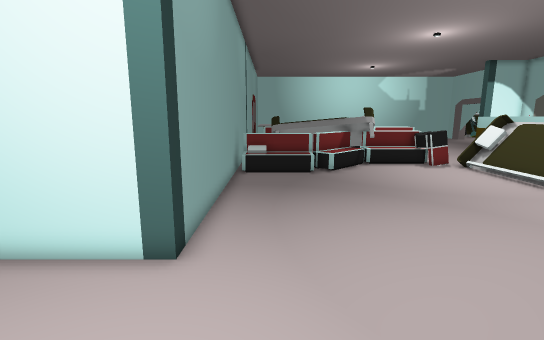
[1] (above)

16 first-person views from a walk through a 3-D level made in the Unity game engine. The camera is 1.5 m above the floor, tilts 10° down and sees 85° across. Doors are open. The floor is counted in squares, 0.5 m on a side. Each view is taken from the middle of a square. On the plan, view 1 faces up. The plan holds only what a view shows up to about 20 squares ahead; the rest is blank. The place goes on beyond the plan. The player character is not drawn.

[2]
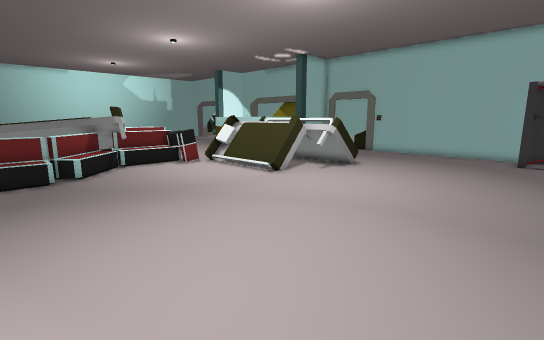

[3]
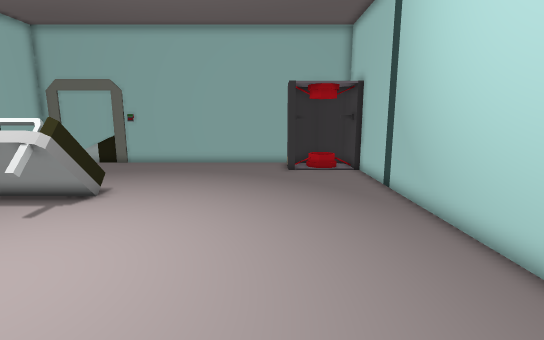

[4]
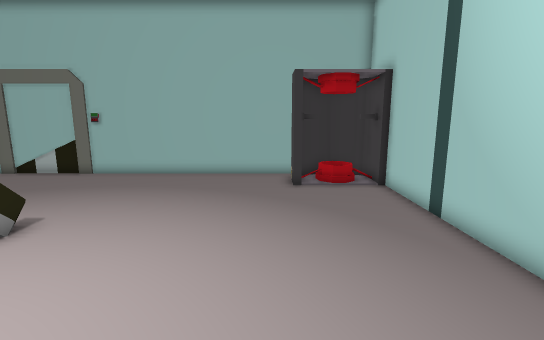

[5]
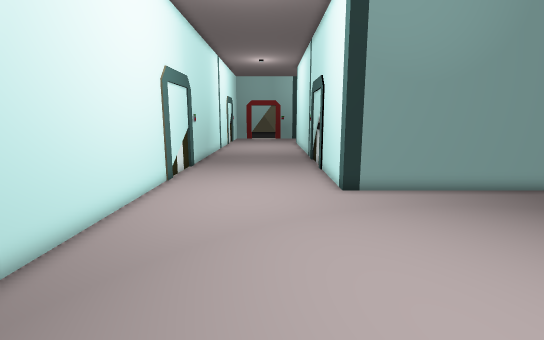

[6]
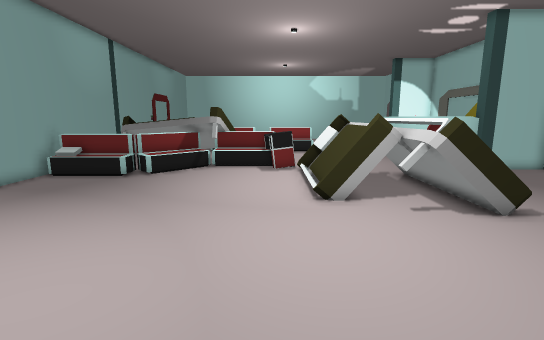

[7]
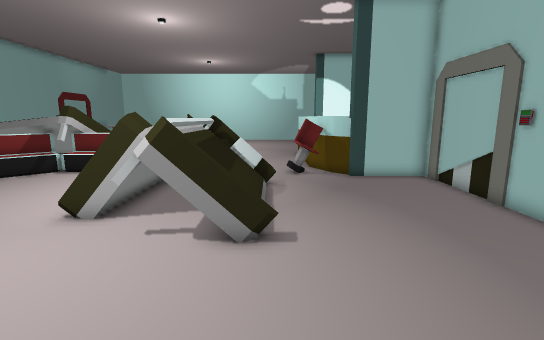

[8]
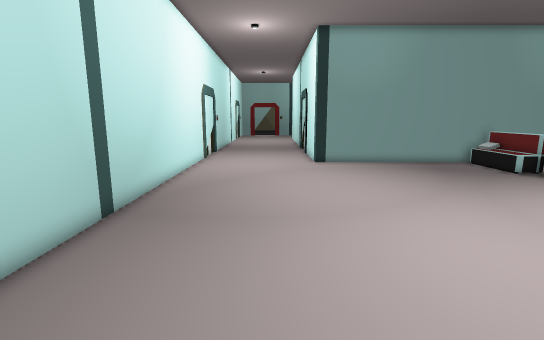

[9]
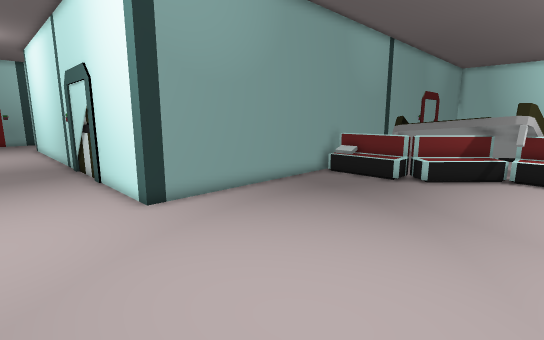

[10]
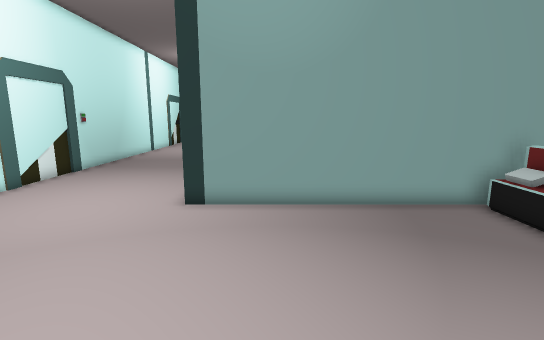

[11]
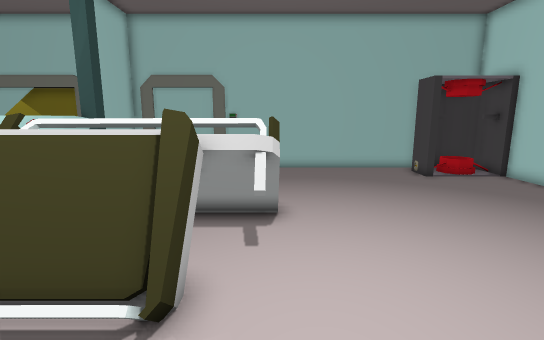

[12]
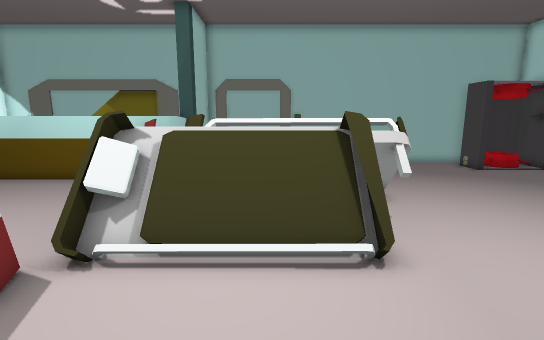

[13]
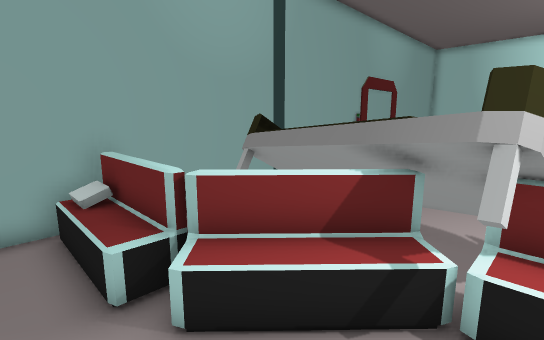

[14]
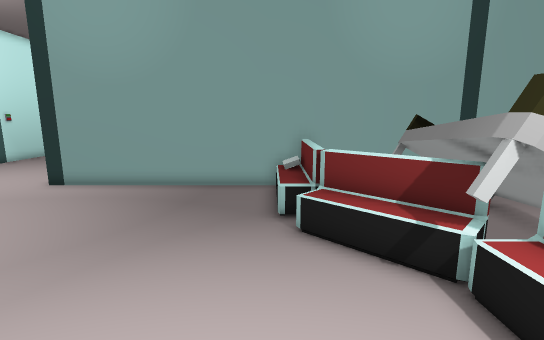

[15]
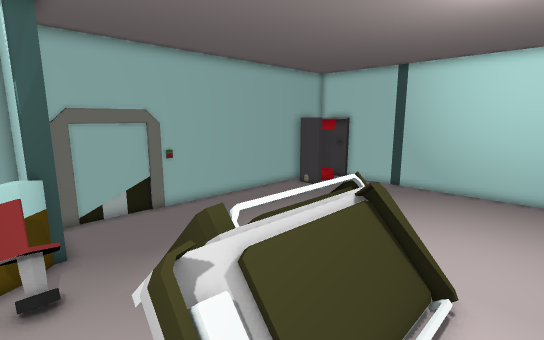

[16]
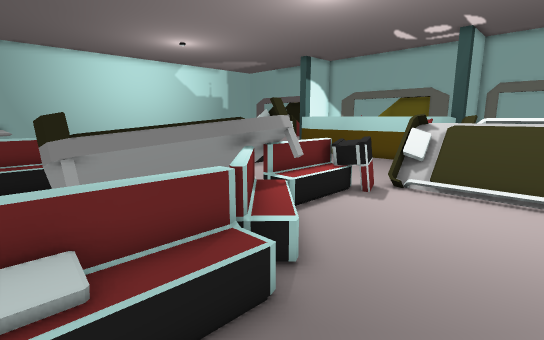

### Floor plan
Key: @ floor where view 1 was taken; # wall or solid block; . floor; / step, stairs or slope; v drop or lower ground; S sofa; B bed; C chair; O other object.
Columns run from 10 left of view 1 to 26 right of it. Each row starts with its distance up from view 1.
 23         #   BBBBB        .....O
 22         # BBBBBBBB      ......O
 21         # BBBBBBBSSSS  .......O     #
 20         # BBBBSSBB  /S.......CCC    #
 19         #     SOBB..vS..   ..CC OO###
 18         #SSSSSO.......BBBB......#####
 17         #   OO.........BBB..........#
 16         #..............BBB /........#
 15         #..............BB  /........#
 14         #..............BB  /........#
 13         #..............BB  /........#
 12         #.............BBBB /........#
 11         #................B /........#
 10         #...............BBvvO.......#
  9         #...........................#
  8         #...........................#
  7         #...........................#
  6 #########...........................#
  5 ....................................#
  4 ....................................#
  3 ....................................#
  2 .................................OOO#
  1 ..................................OO#
  0 ..........@.......................  #
 -1 ..................................OO#
 -2 #####################################

Positions as (right, up) in squares from view 1, and headings:
1: (0, 0), facing up
2: (0, 0), facing up-right
3: (6, 3), facing right
4: (10, 3), facing right
5: (10, 3), facing left
6: (10, 1), facing up
7: (18, 3), facing up
8: (18, 3), facing left
9: (8, 2), facing up-left
10: (8, 9), facing left
11: (8, 10), facing right
12: (6, 14), facing right
13: (7, 15), facing up-left
14: (11, 16), facing left
15: (10, 20), facing down-right
16: (-1, 13), facing up-right
